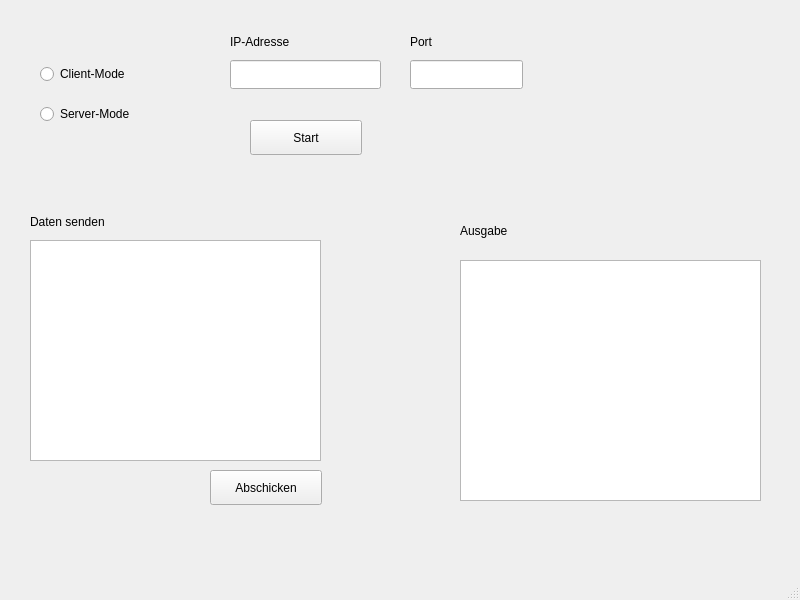
<?xml version="1.0" encoding="UTF-8"?>
<ui version="4.0">
 <class>MainWindow</class>
 <widget class="QMainWindow" name="MainWindow">
  <property name="geometry">
   <rect>
    <x>0</x>
    <y>0</y>
    <width>800</width>
    <height>600</height>
   </rect>
  </property>
  <property name="windowTitle">
   <string>MainWindow</string>
  </property>
  <widget class="QWidget" name="centralwidget">
   <widget class="QRadioButton" name="clientButton">
    <property name="geometry">
     <rect>
      <x>40</x>
      <y>60</y>
      <width>141</width>
      <height>28</height>
     </rect>
    </property>
    <property name="text">
     <string>Client-Mode</string>
    </property>
   </widget>
   <widget class="QRadioButton" name="serverButton">
    <property name="geometry">
     <rect>
      <x>40</x>
      <y>100</y>
      <width>151</width>
      <height>28</height>
     </rect>
    </property>
    <property name="text">
     <string>Server-Mode</string>
    </property>
   </widget>
   <widget class="QLineEdit" name="ipadress">
    <property name="geometry">
     <rect>
      <x>230</x>
      <y>60</y>
      <width>151</width>
      <height>29</height>
     </rect>
    </property>
   </widget>
   <widget class="QLineEdit" name="port">
    <property name="geometry">
     <rect>
      <x>410</x>
      <y>60</y>
      <width>113</width>
      <height>29</height>
     </rect>
    </property>
   </widget>
   <widget class="QLabel" name="label">
    <property name="geometry">
     <rect>
      <x>230</x>
      <y>30</y>
      <width>131</width>
      <height>24</height>
     </rect>
    </property>
    <property name="text">
     <string>IP-Adresse</string>
    </property>
   </widget>
   <widget class="QLabel" name="label_2">
    <property name="geometry">
     <rect>
      <x>410</x>
      <y>30</y>
      <width>71</width>
      <height>24</height>
     </rect>
    </property>
    <property name="text">
     <string>Port</string>
    </property>
   </widget>
   <widget class="QPushButton" name="startButton">
    <property name="geometry">
     <rect>
      <x>250</x>
      <y>120</y>
      <width>112</width>
      <height>35</height>
     </rect>
    </property>
    <property name="text">
     <string>Start</string>
    </property>
   </widget>
   <widget class="QPlainTextEdit" name="data_in">
    <property name="geometry">
     <rect>
      <x>30</x>
      <y>240</y>
      <width>291</width>
      <height>221</height>
     </rect>
    </property>
   </widget>
   <widget class="QLabel" name="label_3">
    <property name="geometry">
     <rect>
      <x>30</x>
      <y>210</y>
      <width>161</width>
      <height>24</height>
     </rect>
    </property>
    <property name="text">
     <string>Daten senden</string>
    </property>
   </widget>
   <widget class="QPushButton" name="sendBuutton">
    <property name="geometry">
     <rect>
      <x>210</x>
      <y>470</y>
      <width>112</width>
      <height>35</height>
     </rect>
    </property>
    <property name="text">
     <string>Abschicken</string>
    </property>
   </widget>
   <widget class="QListWidget" name="data_out">
    <property name="geometry">
     <rect>
      <x>460</x>
      <y>260</y>
      <width>301</width>
      <height>241</height>
     </rect>
    </property>
   </widget>
   <widget class="QLabel" name="label_4">
    <property name="geometry">
     <rect>
      <x>460</x>
      <y>210</y>
      <width>131</width>
      <height>41</height>
     </rect>
    </property>
    <property name="text">
     <string>Ausgabe</string>
    </property>
   </widget>
  </widget>
  <widget class="QMenuBar" name="menubar">
   <property name="geometry">
    <rect>
     <x>0</x>
     <y>0</y>
     <width>800</width>
     <height>30</height>
    </rect>
   </property>
  </widget>
  <widget class="QStatusBar" name="statusbar"/>
 </widget>
 <resources/>
 <connections/>
</ui>
